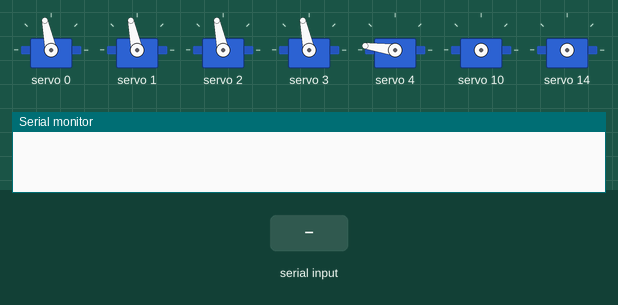
This sketch was run on a simulated Arduino Uno, built with avr-gcc and run on an emulated ATmega328P. Shown: 7 × servo, the last lines printed to the serial monitor. The inputs (shaded band) are chosen by the test bench.

Above: at 5.5 s.
5.6 s: "active\n" received over Serial
7.1 s: "relax\n" received over Serial
At 10.0 s:
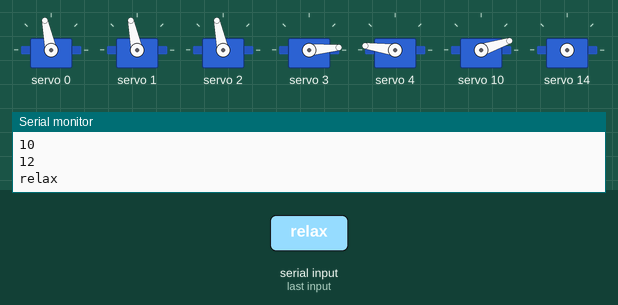
10.1 s: "30,150\n" received over Serial
13.1 s: "open claw\n" received over Serial
At 14.5 s:
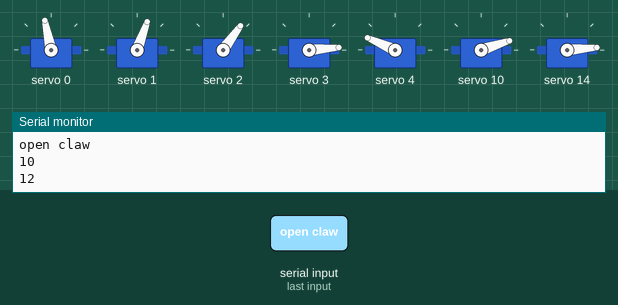
14.9 s: "1,90,45\n" received over Serial
At 16.1 s:
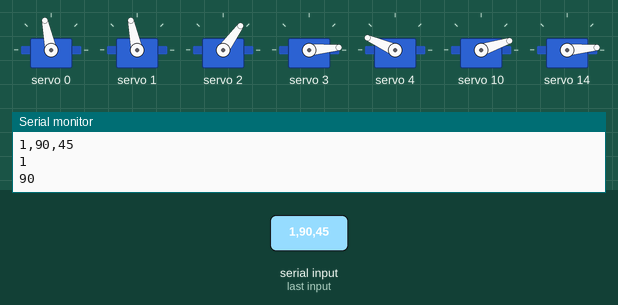
16.4 s: "close claw\n" received over Serial
At 17.1 s:
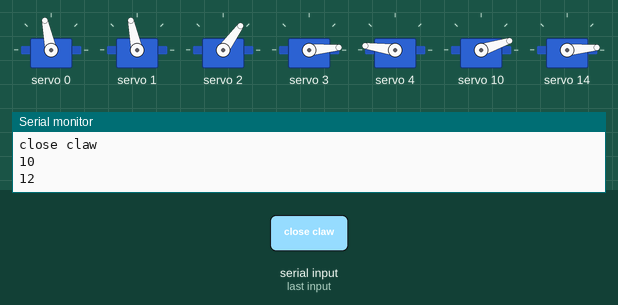
Timing chart, 0 to 19.2 s (numbered marks = the images above; inputs shaded):
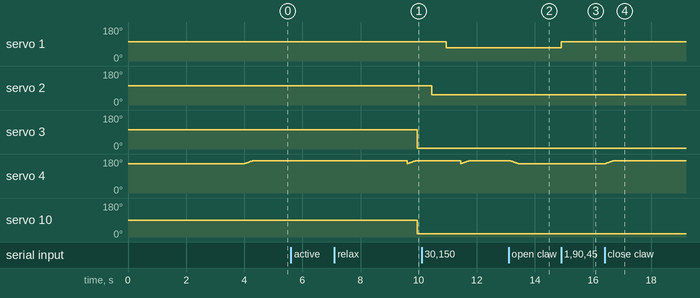

The sketch:

servo_test.ino
```cpp
#include "Wire.h"
#include "Adafruit_PWMServoDriver.h"
Adafruit_PWMServoDriver pwm = Adafruit_PWMServoDriver(0x40);

#define MIN_PULSE_WIDTH 600
#define MAX_PULSE_WIDTH 2600
#define FREQUENCY 50
int intial = 90;
int min_bound = 25;
int max_bound = 155;
String cmd = "";

void close_claw(){
  for(int i=140;i<=155;i++){
  //Serial.println(i);
  pwm.setPWM(4, 0, pulseWidth(i));
  delay(20);
  }
  }
void open_claw(){
  for(int i=155;i>=140;i--){
  //Serial.println(i);
  pwm.setPWM(4, 0, pulseWidth(i));
  delay(20);
  }
  }

  void relax(){
  pwm.setPWM(3, 0, pulseWidth(0));
  delay(500);
  pwm.setPWM(2, 0, pulseWidth(45));
  delay(500);
  pwm.setPWM(1, 0, pulseWidth(60));
  delay(500);
  close_claw();
  delay(500);
  pwm.setPWM(0, 0, pulseWidth(90));
  }

void active(){
  pwm.setPWM(0, 0, pulseWidth(90));
  delay(1000);
  pwm.setPWM(1, 0, pulseWidth(90));
  delay(1000);
  pwm.setPWM(2, 0, pulseWidth(90));
  delay(1000);
  pwm.setPWM(3, 0, pulseWidth(90));
  delay(1000);
  //pwm.setPWM(4, 0, pulseWidth(90));
  //delay(1000);
  close_claw();
  }
void setup() {
  Serial.begin(9600);
  pwm.begin();
  pwm.setPWMFreq(FREQUENCY);
pwm.setPWM(0, 0, pulseWidth(90));
  delay(1000);
  pwm.setPWM(1, 0, pulseWidth(90));
  delay(1000);
  pwm.setPWM(2, 0, pulseWidth(90));
  delay(1000);
  pwm.setPWM(3, 0, pulseWidth(90));
  delay(1000);
  close_claw();
 /* pwm.setPWM(4, 0, pulseWidth(90));
  delay(1000);
  pwm.setPWM(5, 0, pulseWidth(90));
  delay(1000);
  pwm.setPWM(6, 0, pulseWidth(90));
  delay(1000);
  pwm.setPWM(7, 0, pulseWidth(90));
  delay(1000);*/
  //relax();
}
boolean l=true;
int pulseWidth(int angle) {
  int pulse_wide, analog_value;
  pulse_wide = map(angle, 0, 180, MIN_PULSE_WIDTH, MAX_PULSE_WIDTH);
  analog_value = int(float(pulse_wide) / 1000000 * FREQUENCY * 4096);
  return analog_value;
}

void loop() {
 /* for(int i=0;i<=180;i++){
     pwm.setPWM(0, 0, pulseWidth(i));
     pwm.setPWM(1, 0, pulseWidth(i));
     pwm.setPWM(2, 0, pulseWidth(i));
     pwm.setPWM(3, 0, pulseWidth(i));
      //pwm.setPWM(2, 0, pulseWidth(i));
      delay(100);}

       for(int i=180;i>=0;i--){
      pwm.setPWM(0, 0, pulseWidth(i));
     pwm.setPWM(1, 0, pulseWidth(i));
      pwm.setPWM(2, 0, pulseWidth(i));
      pwm.setPWM(3, 0, pulseWidth(i));
      delay(100);}*/
  if (Serial.available() > 0) {
    String data = Serial.readStringUntil('\n');
    Serial.println(data);
    if (data == "active"){
      cmd = data;
      active();
      data = "10 12";
      }

    if (cmd == "active"){
    if (data == "open claw"){open_claw();
    data = "10 12";}
    if (data == "close claw"){close_claw();
    data = "10 12";}
    if (data == "relax"){relax();
      data = "10 12";}

    int str_len = data.length() + 1;
    char char_array[str_len];
    data.toCharArray(char_array, str_len);

    int servo_num = atoi(&char_array[0]);
    int angle = atoi(&char_array[2]);
    Serial.println(servo_num);
    Serial.println(angle);
    pwm.setPWM(servo_num, 0, pulseWidth(angle));
    //
  }
  }

  /*if(servo_num!="" && angle!=""){
    pwm.setPWM(servo_num, 0, pulseWidth(angle));
    }*/
}

  /*
 for(int i=0;i<=270;i++){
     pwm.setPWM(0, 0, pulseWidth(i));

      pwm.setPWM(1, 0, pulseWidth(i));
       pwm.setPWM(2, 0, pulseWidth(i));
        pwm.setPWM(3, 0, pulseWidth(i));
         pwm.setPWM(4, 0, pulseWidth(i));
    pwm.setPWM(5, 0, pulseWidth(i));
     pwm.setPWM(6, 0, pulseWidth(i));
  delay(200);
  }

   for(int i=270;i>=0;i--){
      pwm.setPWM(4, 0, pulseWidth(i));

      pwm.setPWM(1, 0, pulseWidth(i));
       pwm.setPWM(2, 0, pulseWidth(i));
        pwm.setPWM(3, 0, pulseWidth(i));
         pwm.setPWM(4, 0, pulseWidth(i));
    pwm.setPWM(5, 0, pulseWidth(i));
     pwm.setPWM(6, 0, pulseWidth(i));}
      delay(200);
      }
 /* if (l==true){

    for(int i=90;i>=0;i--){
      pwm.setPWM(0, 0, pulseWidth(i));
      delay(200);
      }
  for(int i=90;i<=120;i++){

    pwm.setPWM(1, 0, pulseWidth(i));
  delay(200);
  }

for(int i=0;i<=60;i++){

    pwm.setPWM(12, 0, pulseWidth(i));
  delay(200);
  }

  for(int i=60;i>=0;i--){

    pwm.setPWM(12, 0, pulseWidth(i));
  delay(200);
  }

  for(int i=0;i<=90;i++){
      pwm.setPWM(0, 0, pulseWidth(i));
      delay(200);
      }

   for(int i=120;i<=180;i++){

    pwm.setPWM(1, 0, pulseWidth(i));
  delay(200);
  }

  for(int i=90;i<=180;i++){

    pwm.setPWM(3, 0, pulseWidth(i));
  delay(200);
  }

  l=false;
  }
   /*for(int i=180;i>=intial;i-=1){
    pwm.setPWM(1, 0, pulseWidth(i));
   pwm.setPWM(2, 0, pulseWidth(i));
  delay(200);
  }

  /*pwm.setPWM(0, 0, pulseWidth(90));
pwm.setPWM(1, 0, pulseWidth(0));
pwm.setPWM(2, 0, pulseWidth(25));
  for(int i=180;i>=0;i-=1){
    pwm.setPWM(0, 0, pulseWidth(i));
    pwm.setPWM(1, 0, pulseWidth(i));
  delay(200);
  }
  /*pwm.setPWM(0, 0, pulseWidth(0));
  delay(500);
  pwm.setPWM(1, 0, pulseWidth(0));
  delay(500);
  pwm.setPWM(2, 0, pulseWidth(0));
  delay(500);
  pwm.setPWM(3, 0, pulseWidth(0));

  delay(1000);

  pwm.setPWM(0, 0, pulseWidth(180));
  delay(500);
  pwm.setPWM(1, 0, pulseWidth(180));
  delay(500);
  pwm.setPWM(2, 0, pulseWidth(180));
  delay(500);
  pwm.setPWM(3, 0, pulseWidth(180));


  /*delay(1000);
  pwm.setPWM(4, 0, pulseWidth(0));
  delay(1000);
  pwm.setPWM(0, 0, pulseWidth(180));
  pwm.setPWM(1, 0, pulseWidth(90));
  delay(500);
  pwm.setPWM(4, 0, pulseWidth(180));
  delay(1000);
  pwm.setPWM(0, 0, pulseWidth(90));
  pwm.setPWM(1, 0, pulseWidth(0));
  delay(1000);*/
//}
```

Measured:
- after the input at 7.1 s, servo 3: 102° → 5° after 2.8 s
- after the input at 13.1 s, servo 4: moves from 172° to 156° over 0.29 s, starting at once
- after the input at 14.9 s, servo 1: 70° → 102° at once
- after the input at 16.4 s, servo 4: moves from 156° to 172° over 0.29 s, starting at once
